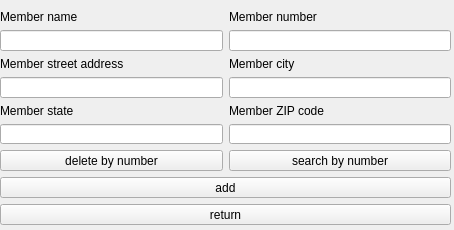
<?xml version="1.0" encoding="UTF-8"?>
<ui version="4.0">
 <class>Form</class>
 <widget class="QWidget" name="Form">
  <property name="geometry">
   <rect>
    <x>0</x>
    <y>0</y>
    <width>454</width>
    <height>230</height>
   </rect>
  </property>
  <property name="windowTitle">
   <string>Member</string>
  </property>
  <widget class="QWidget" name="gridLayoutWidget">
   <property name="geometry">
    <rect>
     <x>0</x>
     <y>10</y>
     <width>451</width>
     <height>215</height>
    </rect>
   </property>
   <layout class="QGridLayout" name="gridLayout">
    <item row="1" column="0">
     <widget class="QLineEdit" name="nameText"/>
    </item>
    <item row="2" column="0">
     <widget class="QLabel" name="label">
      <property name="text">
       <string>Member street address</string>
      </property>
     </widget>
    </item>
    <item row="0" column="0">
     <widget class="QLabel" name="label_3">
      <property name="text">
       <string>Member name</string>
      </property>
     </widget>
    </item>
    <item row="4" column="1">
     <widget class="QLabel" name="label_6">
      <property name="text">
       <string>Member ZIP code</string>
      </property>
     </widget>
    </item>
    <item row="5" column="1">
     <widget class="QLineEdit" name="zcText"/>
    </item>
    <item row="1" column="1">
     <widget class="QLineEdit" name="numberText"/>
    </item>
    <item row="3" column="1">
     <widget class="QLineEdit" name="cityText"/>
    </item>
    <item row="2" column="1">
     <widget class="QLabel" name="label_2">
      <property name="text">
       <string>Member city</string>
      </property>
     </widget>
    </item>
    <item row="0" column="1">
     <widget class="QLabel" name="label_4">
      <property name="text">
       <string>Member number</string>
      </property>
     </widget>
    </item>
    <item row="3" column="0">
     <widget class="QLineEdit" name="sdText"/>
    </item>
    <item row="5" column="0">
     <widget class="QLineEdit" name="sText"/>
    </item>
    <item row="4" column="0">
     <widget class="QLabel" name="label_5">
      <property name="text">
       <string>Member state</string>
      </property>
     </widget>
    </item>
    <item row="6" column="1">
     <widget class="QPushButton" name="search">
      <property name="text">
       <string>search by number</string>
      </property>
     </widget>
    </item>
    <item row="8" column="0" colspan="2">
     <widget class="QPushButton" name="toAdminUI">
      <property name="text">
       <string>return</string>
      </property>
     </widget>
    </item>
    <item row="6" column="0">
     <widget class="QPushButton" name="delete_2">
      <property name="text">
       <string>delete by number</string>
      </property>
     </widget>
    </item>
    <item row="7" column="0" colspan="2">
     <widget class="QPushButton" name="add">
      <property name="text">
       <string>add</string>
      </property>
     </widget>
    </item>
   </layout>
  </widget>
 </widget>
 <resources/>
 <connections/>
</ui>
